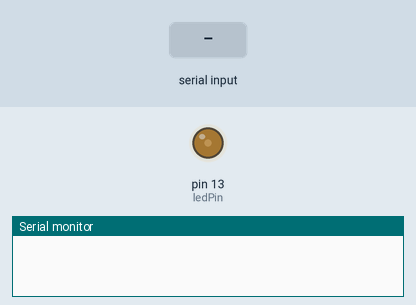
Recording of a sketch running on a simulated Arduino Uno, built with avr-gcc and run on an emulated ATmega328P. Shown: output pins drawn as LEDs (lit = HIGH), the last lines printed to the serial monitor. The test bench sets the inputs (shaded band).

Above: at 1.2 s.
1.3 s: "90,45\n" received over Serial
At 1.9 s:
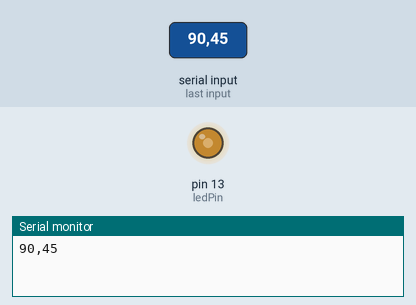
2.9 s: "90,45\n" received over Serial
At 4.2 s:
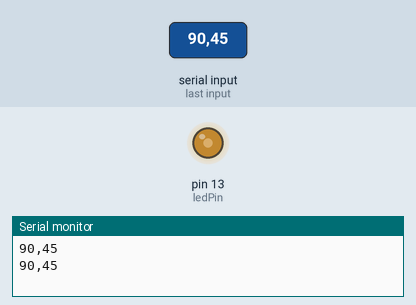
4.5 s: "5\n" received over Serial
At 5.5 s:
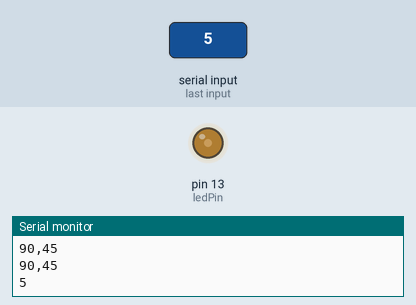
Timing chart, 0 to 7.5 s (numbered marks = the images above; inputs shaded):
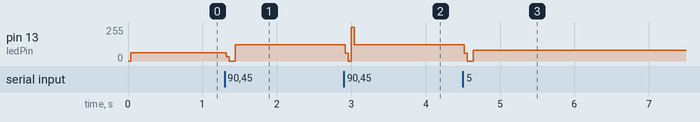

Measured:
- after the input at 1.3 s, pin 13 (ledPin): 62/255 → 0/255 at once, → 122/255 0.12 s later
- after the input at 2.9 s, pin 13 (ledPin): 122/255 → 121/255 at once
- after the input at 4.5 s, pin 13 (ledPin): 121/255 → 0/255 at once, → 82/255 0.12 s later

The sketch:

ArduinoSerialToDelay.ino
```cpp
int ledPin = 13;
unsigned long value = 1000; //기본값

void setup() {
  pinMode(ledPin, OUTPUT);
  Serial.begin(9600);
}

void loop() {
  char buf[30] = "";

  int i = 0;
  while (Serial.available()) {
    buf[i] += Serial.read();
    i++;
  }

  value = atol(buf);
  Serial.println(buf);

  while (1) {
    if (Serial.available()) {
      break;
    }
    digitalWrite(ledPin, HIGH);
    delayMicroseconds(value);
    digitalWrite(ledPin, LOW);
    delayMicroseconds(value);
  }
  delay(100);
}
```
